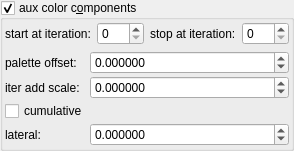
    <widget class="MyGroupBox" name="groupCheck_fold_color_aux_color_enabled_false">
     <property name="title">
      <string>aux color c&amp;omponents</string>
     </property>
     <property name="checkable">
      <bool>true</bool>
     </property>
     <layout class="QVBoxLayout" name="verticalLayout_11">
      <property name="leftMargin">
       <number>2</number>
      </property>
      <property name="topMargin">
       <number>2</number>
      </property>
      <property name="rightMargin">
       <number>2</number>
      </property>
      <property name="bottomMargin">
       <number>2</number>
      </property>
      <item>
       <layout class="QHBoxLayout" name="horizontalLayout_21" stretch="0,1,0,1">
        <item>
         <widget class="QLabel" name="label_102">
          <property name="text">
           <string>start at iteration:</string>
          </property>
         </widget>
        </item>
        <item>
         <widget class="MySpinBox" name="spinboxInt_fold_color_start_iterations_A">
          <property name="sizePolicy">
           <sizepolicy hsizetype="Minimum" vsizetype="Maximum">
            <horstretch>0</horstretch>
            <verstretch>0</verstretch>
           </sizepolicy>
          </property>
          <property name="minimum">
           <number>0</number>
          </property>
          <property name="maximum">
           <number>999</number>
          </property>
          <property name="value">
           <number>0</number>
          </property>
         </widget>
        </item>
        <item>
         <widget class="QLabel" name="label_74">
          <property name="text">
           <string>stop at iteration:</string>
          </property>
         </widget>
        </item>
        <item>
         <widget class="MySpinBox" name="spinboxInt_fold_color_stop_iterations_A">
          <property name="sizePolicy">
           <sizepolicy hsizetype="Preferred" vsizetype="Maximum">
            <horstretch>0</horstretch>
            <verstretch>0</verstretch>
           </sizepolicy>
          </property>
          <property name="maximum">
           <number>999</number>
          </property>
         </widget>
        </item>
       </layout>
      </item>
      <item>
       <layout class="QGridLayout" name="gridLayout_25" columnstretch="0,1">
        <property name="spacing">
         <number>2</number>
        </property>
        <item row="1" column="0">
         <widget class="QLabel" name="label_18">
          <property name="text">
           <string>iter add scale:</string>
          </property>
         </widget>
        </item>
        <item row="1" column="1">
         <widget class="MyDoubleSpinBox" name="spinbox_fold_color_difs0">
          <property name="sizePolicy">
           <sizepolicy hsizetype="Minimum" vsizetype="Maximum">
            <horstretch>0</horstretch>
            <verstretch>0</verstretch>
           </sizepolicy>
          </property>
          <property name="prefix">
           <string/>
          </property>
          <property name="suffix">
           <string/>
          </property>
          <property name="decimals">
           <number>6</number>
          </property>
          <property name="minimum">
           <double>-100.000000000000000</double>
          </property>
          <property name="maximum">
           <double>100.000000000000000</double>
          </property>
          <property name="singleStep">
           <double>0.100000000000000</double>
          </property>
         </widget>
        </item>
        <item row="2" column="0">
         <widget class="MyCheckBox" name="checkBox_fold_color_aux_color_enabledB_false">
          <property name="text">
           <string notr="true">cumulative</string>
          </property>
         </widget>
        </item>
        <item row="0" column="1">
         <widget class="MyDoubleSpinBox" name="spinbox4_fold_color_difs_0000_x">
          <property name="sizePolicy">
           <sizepolicy hsizetype="Minimum" vsizetype="Maximum">
            <horstretch>0</horstretch>
            <verstretch>0</verstretch>
           </sizepolicy>
          </property>
          <property name="prefix">
           <string/>
          </property>
          <property name="suffix">
           <string/>
          </property>
          <property name="decimals">
           <number>6</number>
          </property>
          <property name="minimum">
           <double>-99.998999999999995</double>
          </property>
          <property name="maximum">
           <double>99.998999999999995</double>
          </property>
          <property name="singleStep">
           <double>0.100000000000000</double>
          </property>
         </widget>
        </item>
        <item row="0" column="0">
         <widget class="QLabel" name="label_17">
          <property name="text">
           <string>palette offset:</string>
          </property>
         </widget>
        </item>
        <item row="3" column="0">
         <widget class="QLabel" name="label_19">
          <property name="text">
           <string>lateral:</string>
          </property>
         </widget>
        </item>
        <item row="3" column="1">
         <widget class="MyDoubleSpinBox" name="spinbox4_fold_color_difs_0000_y">
          <property name="sizePolicy">
           <sizepolicy hsizetype="Minimum" vsizetype="Maximum">
            <horstretch>0</horstretch>
            <verstretch>0</verstretch>
           </sizepolicy>
          </property>
          <property name="prefix">
           <string/>
          </property>
          <property name="suffix">
           <string/>
          </property>
          <property name="decimals">
           <number>6</number>
          </property>
          <property name="minimum">
           <double>-99.998999999999995</double>
          </property>
          <property name="maximum">
           <double>99.998999999999995</double>
          </property>
          <property name="singleStep">
           <double>0.100000000000000</double>
          </property>
         </widget>
        </item>
       </layout>
      </item>
     </layout>
    </widget>
